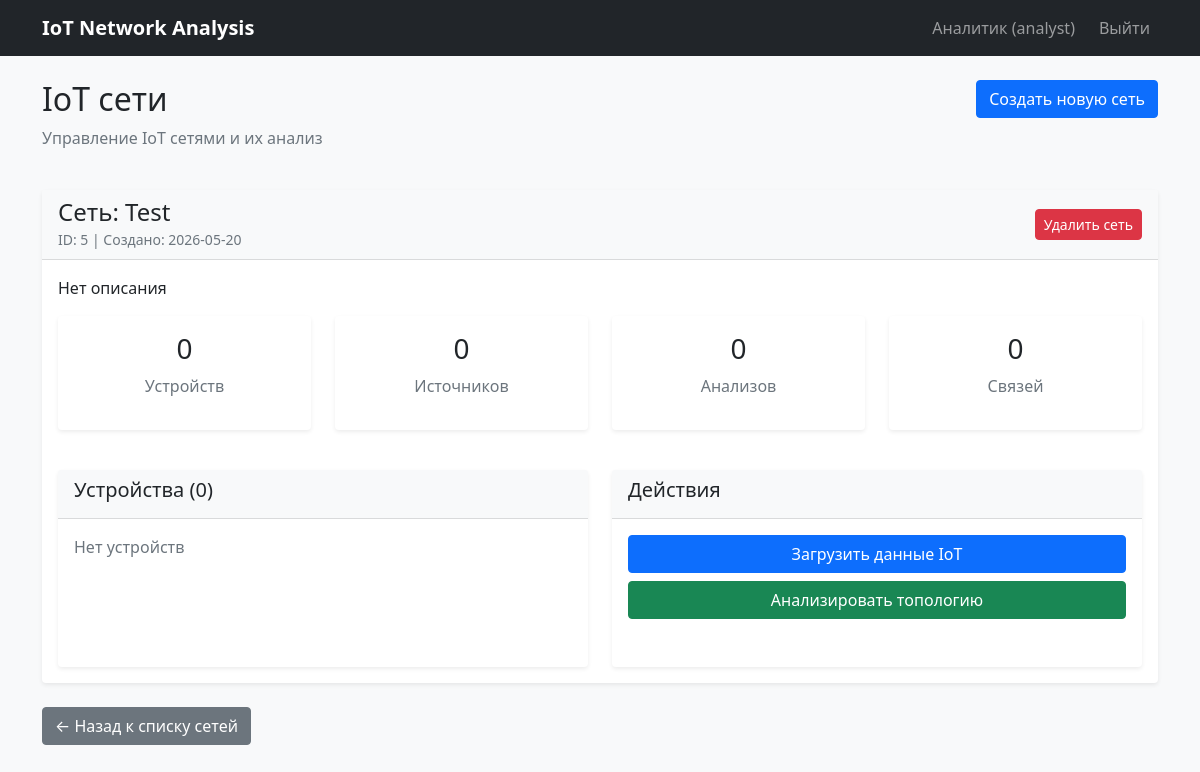
/network/5 (signed in), run on the app's committed database.
### tables this page shows
CREATE TABLE iot_networks (
                id INTEGER PRIMARY KEY AUTOINCREMENT,
                description TEXT,
                network_name TEXT NOT NULL,
                created_at TEXT DEFAULT CURRENT_TIMESTAMP,
                user_id INTEGER,
                FOREIGN KEY (user_id) REFERENCES users (id)
            );

### app.py (the view)
@app.route('/network/<int:network_id>')
def network_details(network_id):
    if 'user_id' not in session:
        return redirect(url_for('index'))
    network_info = iot_service.get_network_details(network_id)
    if not network_info:
        flash('Сеть не найдена', 'error')
        return redirect(url_for('dashboard'))
    return render_template('network_info.html',
                         network_info=network_info,
                         user_role=session.get('user_role'))

### app.py (called while the page is built)
@app.context_processor
def utility_processor():
    def now():
        return datetime.now()
    return dict(now=now)

### gateways.py (called while the page is built)
    def find_by_network(self, network_id: int) -> List[DeviceGateway]:
        cursor = self.conn.cursor()
        cursor.execute('SELECT id FROM devices WHERE network_id = ? ORDER BY id', (network_id,))
        gateways = []
        for row in cursor.fetchall():
            gateway = DeviceGateway(self.conn)
            if gateway.load(row[0]):
                gateways.append(gateway)
        return gateways

    def load(self, network_id: int) -> bool:
        cursor = self.conn.cursor()
        cursor.execute('''
            SELECT id, description, network_name, user_id, created_at
            FROM iot_networks
            WHERE id = ?
        ''', (network_id,))
        row = cursor.fetchone()
        if row:
            self.id, self.description, self.network_name, self.user_id, self.created_at = row
            return True
        return False

    def to_domain_model(self) -> Optional[IoTNetwork]:
        if self.id is None:
            return None
        network = IoTNetwork(
            id=self.id,
            description=self.description,
            network_name=self.network_name,
            user_id=self.user_id
        )
        if self.created_at:
            network.created_at = datetime.fromisoformat(self.created_at)
        return network

    def find_by_id(self, network_id: int) -> Optional[IoTNetworkGateway]:
        gateway = IoTNetworkGateway(self.conn)
        if gateway.load(network_id):
            return gateway
        return None

    def find_by_network(self, network_id: int) -> List[DataSourceGateway]:
        cursor = self.conn.cursor()
        cursor.execute('SELECT id FROM data_sources WHERE network_id = ? ORDER BY id', (network_id,))
        gateways = []
        for row in cursor.fetchall():
            gateway = DataSourceGateway(self.conn)
            if gateway.load(row[0]):
                gateways.append(gateway)
        return gateways

### templates/network_info.html (shortened to what this page needs)
{% extends "layout.html" %}
{% block content %}
<div class="row mb-4">
    <div class="col">
        <h2>IoT сети</h2>
        <p class="text-muted">Управление IoT сетями и их анализ</p>
    </div>
    <div class="col-auto">
        <button type="button" class="btn btn-primary" data-bs-toggle="modal" data-bs-target="#createNetworkModal">
            Создать новую сеть
        </button>
    </div>
</div>
{% if network_info %}
    <div class="card mb-4">
        <div class="card-header d-flex justify-content-between align-items-center">
            <div>
                <h4 class="mb-0">Сеть: {{ network_info.network.name }}</h4>
                <small class="text-muted">ID: {{ network_info.network.id }} | Создано: {{ network_info.network.created_at[:10] }}</small>
            </div>
            <div>
                <form method="POST" action="{{ url_for('delete_network', network_id=network_info.network.id) }}"
                      class="d-inline" onsubmit="return confirm('ВНИМАНИЕ! Вы удаляете сеть и ВСЕ связанные данные (устройства, источники, анализы). Это действие нельзя отменить. Продолжить?');">
                    <button type="submit" class="btn btn-danger btn-sm">
                        Удалить сеть
                    </button>
                </form>
            </div>
        </div>
        <div class="card-body">
            <p>{{ network_info.network.description or 'Нет описания' }}</p>
            <div class="row mb-4">
                <div class="col-md-3">
                    <div class="card text-center">
                        <div class="card-body">
                            <h3>{{ network_info.stats.total_devices }}</h3>
                            <p class="text-muted">Устройств</p>
                        </div>
                    </div>
                </div>
                <div class="col-md-3">
                    <div class="card text-center">
                        <div class="card-body">
                            <h3>{{ network_info.stats.total_data_sources }}</h3>
                            <p class="text-muted">Источников</p>
                        </div>
                    </div>
                </div>
                <div class="col-md-3">
                    <div class="card text-center">
                        <div class="card-body">
                            <h3>{{ network_info.stats.total_analyses }}</h3>
                            <p class="text-muted">Анализов</p>
                        </div>
                    </div>
                </div>
                <div class="col-md-3">
                    <div class="card text-center">
                        <div class="card-body">
                            <h3>{{ network_info.stats.total_connections }}</h3>
                            <p class="text-muted">Связей</p>
                        </div>
                    </div>
                </div>
            </div>
            <div class="row mt-4">
                <div class="col-md-6">
                    <div class="card h-100">
                        <div class="card-header">
                            <h5>Устройства ({{ network_info.stats.total_devices }})</h5>
                        </div>
                        <div class="card-body">
                            {% if network_info.devices %}
                                <div class="table-responsive" style="max-height: 300px; overflow-y: auto;">
                                    <table class="table table-sm">
                                        <thead>
                                            <tr>
                                                <th>Имя</th>
                                                <th>Тип</th>
                                                <th>Статус</th>
                                                <th>Связи</th>
                                                <th>Действия</th>
                                            </tr>
                                        </thead>
                                        <tbody>
                                            {% for device in network_info.devices %}
                                            <tr>
                                                <td>{{ device.name }}</td>
                                                <td><span class="badge bg-info">{{ device.type }}</span></td>
                                                <td><span class="badge bg-{{ 'success' if device.status == 'active' else 'secondary' }}">{{ device.status }}</span></td>
                                                <td><span class="badge bg-light text-dark">{{ device.connections_count }}</span></td>
                                                <td>
                                                    <form method="POST" action="{{ url_for('manage_device', device_id=device.id) }}"
                                                          class="d-inline" onsubmit="return confirm('Удалить устройство \"{{ device.name }}\"?');">
                                                        <input type="hidden" name="action" value="delete">
                                                        <input type="hidden" name="network_id" value="{{ network_info.network.id }}">
                                                        <button type="submit" class="btn btn-sm btn-outline-danger" title="Удалить устройство">
                                                            🗑️
                                                        </button>
                                                    </form>
                                                </td>
                                            </tr>
                                            {% endfor %}
                                        </tbody>
                                    </table>
                                </div>
                            {% else %}
                                <p class="text-muted">Нет устройств</p>
                            {% endif %}
                        </div>
                    </div>
                </div>
                <div class="col-md-6">
                    <div class="card h-100">
                        <div class="card-header">
                            <h5>Действия</h5>
                        </div>
                        <div class="card-body">
                            <div class="d-grid gap-2 mb-3">
                                <a href="{{ url_for('load_data', network_id=network_info.network.id) }}"
                                   class="btn btn-primary">
                                    Загрузить данные IoT
                                </a>
                                <a href="{{ url_for('analyze_network', network_id=network_info.network.id) }}"
                                   class="btn btn-success">
                                    Анализировать топологию
                                </a>
                            </div>
                        </div>
                    </div>
                </div>
            </div>
        </div>
    </div>
    <a href="{{ url_for('dashboard') }}" class="btn btn-secondary">← Назад к списку сетей</a>
{% endif %}
{% endblock %}

### static/css/style.css (style rules this page uses)
body { background-color: #f8f9fa; }
.card { box-shadow: 0 0.125rem 0.25rem rgba(0, 0, 0, 0.075); margin-bottom: 1rem; border: none; }
.card-header { background-color: #f8f9fa; border-bottom: 1px solid rgba(0, 0, 0, 0.125); }
.btn { border-radius: 0.25rem; }
.card { animation: fadeIn 0.3s ease-in; }

### data on the page
iot_networks: network.name "Test", network.id "5", network "2026-05-20", network "Нет описания"

### other printed values
{{ session.user_name }} "Аналитик"
{{ session.user_role }} "analyst"
{{ network_info.stats.total_devices }} "0"
{{ network_info.stats.total_data_sources }} "0"
{{ network_info.stats.total_analyses }} "0"
{{ network_info.stats.total_connections }} "0"
